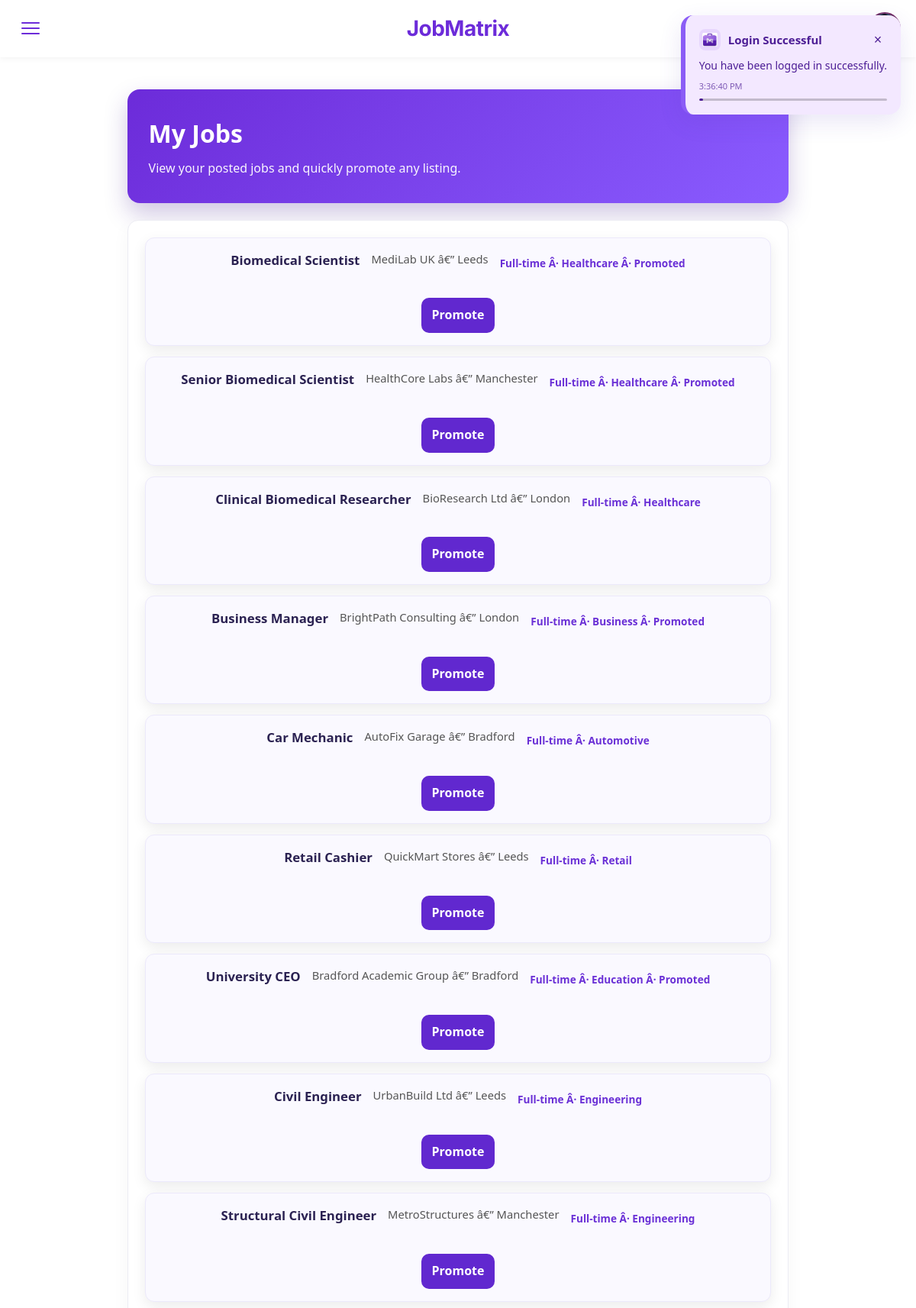
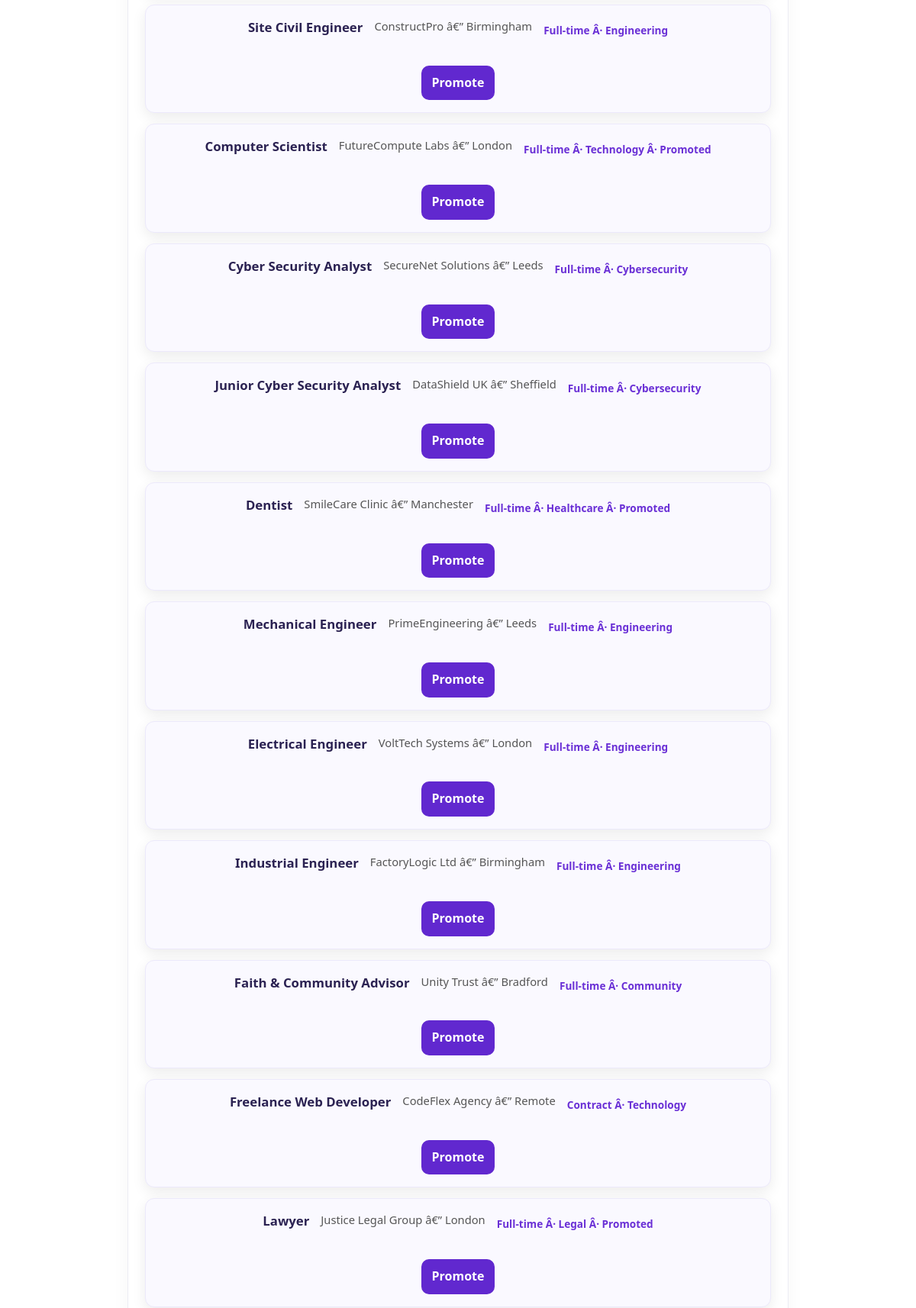
The page /employers/my_jobs.php (signed in, upper part) on the database its author committed (2 pictures, top to bottom).
### tables this page shows
CREATE TABLE `jobs` (
  `id` int(11) NOT NULL,
  `employer_id` int(11) DEFAULT NULL,
  `title` varchar(255) DEFAULT NULL,
  `company` varchar(255) DEFAULT NULL,
  `location` varchar(255) DEFAULT NULL,
  `salary` int(11) DEFAULT NULL,
  `type` varchar(50) DEFAULT NULL,
  `category` varchar(100) DEFAULT NULL,
  `description` text DEFAULT NULL,
  `created_at` timestamp NOT NULL DEFAULT current_timestamp(),
  `is_promoted` tinyint(1) DEFAULT 0,
  `approval_status` enum('pending','approved','rejected') NOT NULL DEFAULT 'pending'
);

### employers/my_jobs.php (the view, shortened to what this page needs)
<?php
include "../includes/header.php";
include "../includes/db.php";
$currentUserId = (int)$_SESSION['user_id'];
$currentUserRole = 'user';
$roleQuery = mysqli_query($conn, "SELECT role FROM users WHERE id = $currentUserId LIMIT 1");
if ($roleQuery && mysqli_num_rows($roleQuery) > 0) {
    $roleRow = mysqli_fetch_assoc($roleQuery);
    $currentUserRole = $roleRow['role'] ?? 'user';
}
$jobs = [];
if ($currentUserRole === 'admin') {
    $jobResult = $conn->query("
        SELECT id, title, company, location, type, category, is_promoted, created_at
        FROM jobs
        ORDER BY created_at DESC
    ");
}
if ($jobResult) {
    while ($row = $jobResult->fetch_assoc()) {
        $jobs[] = $row;
    }
}
?>
<div class="my-jobs-page">
    <section class="my-jobs-hero">
        <h1>My Jobs</h1>
        <p>View your posted jobs and quickly promote any listing.</p>
    </section>
    <section class="jobs-panel">
        <?php if (empty($jobs)): ?>
            <p class="empty-state">No jobs found.</p>
        <?php else: ?>
            <div class="jobs-grid">
                <?php foreach ($jobs as $job): ?>
                    <div class="job-card">
                        <div class="job-meta">
                            <h3><?php echo htmlspecialchars($job['title']); ?></h3>
                            <p>
                                <?php echo htmlspecialchars($job['company']); ?> â€”
                                <?php echo htmlspecialchars($job['location']); ?>
                            </p>
                            <div class="job-tags">
                                <?php echo htmlspecialchars($job['type']); ?> Â·
                                <?php echo htmlspecialchars($job['category']); ?>
                                <?php if ((int)$job['is_promoted'] === 1): ?>
                                    Â· Promoted
                                <?php endif; ?>
                            </div>
                        </div>
                        <div class="job-actions">
                            <a class="btn-promote" href="/Job_Portal/employers/promote.php?job_id=<?php echo (int)$job['id']; ?>">Promote</a>
                        </div>
                    </div>
                <?php endforeach; ?>
            </div>
        <?php endif; ?>
    </section>
</div>

### assets/css/style.css (style rules this page uses)
* { -ms-overflow-style: none; scrollbar-width: none; }
:root { --color-dark: #333333; --color-neutral-300: #f5f5f5; --color-neutral-800: #2a2a2a; --color-primary: #6c2bd9; --color-primary-dark: #5320a8; --menu-padding: 2rem; --transition-speed: 0.3s; --transition-ease: ease; --border-radius: 12px; --font-scale: 1; --background-color: #ffffff; --text-color: #333333; }
body { font-family: 'Segoe UI', Tahoma, Geneva, Verdana, sans-serif; font-size: calc(16px * var(--font-scale)); background: var(--background-color); color: var(--text-color); line-height: 1.6; min-height: 100vh; display: flex; flex-direction: column; }
.job-card { background: #fff; border-radius: 12px; padding: 25px 20px; box-shadow: 0 6px 18px rgba(0, 0, 0, 0.08); transition: all 0.3s ease; display: flex; flex-direction: column; justify-content: space-between; position: relative; }
.job-card h3 { font-size: 1.25rem; margin-bottom: 8px; color: #222; }
.job-meta { display: flex; gap: 15px; font-size: 0.85rem; color: #777; margin-bottom: 18px; }

### employers/my_jobs.php (style rules this page uses)
.my-jobs-page { max-width: 1180px; margin: 42px auto 80px; padding: 0 16px; }
.my-jobs-hero { background: linear-gradient(135deg, #6c2bd9, #8a5cff); border-radius: 16px; color: #fff; padding: 32px 28px; margin-bottom: 22px; box-shadow: 0 14px 30px rgba(69, 31, 145, 0.25); }
.my-jobs-hero h1 { margin: 0 0 8px; font-size: 2rem; }
.my-jobs-hero p { margin: 0; opacity: 0.95; max-width: 820px; }
.jobs-panel { background: #fff; border: 1px solid #ececf3; border-radius: 14px; padding: 22px; box-shadow: 0 8px 24px rgba(20, 20, 40, 0.04); }
.jobs-grid { display: grid; gap: 14px; }
.job-card { border: 1px solid #ece9fb; background: #faf9ff; border-radius: 12px; padding: 16px; display: flex; justify-content: space-between; gap: 12px; align-items: center; flex-wrap: wrap; }
.job-meta h3 { margin: 0 0 6px; color: #2b2252; font-size: 1.05rem; }
.job-meta p { margin: 0; color: #555; font-size: 0.92rem; }
.job-tags { margin-top: 6px; font-size: 0.85rem; color: #6a30d6; font-weight: 600; }
.job-actions { display: flex; align-items: center; gap: 8px; }
.btn-promote { text-decoration: none; border: none; background: #6128cf; color: #fff; border-radius: 10px; padding: 10px 14px; font-weight: 700; cursor: pointer; transition: background 0.2s ease, transform 0.15s ease; display: inline-block; }

### rows shown on the page
jobs: title "Biomedical Scientist", company "MediLab UK", location "Leeds", type "Full-time", category "Healthcare", is_promoted "Â· Promoted"
jobs: title "Senior Biomedical Scientist", company "HealthCore Labs", location "Manchester", type "Full-time", category "Healthcare", is_promoted "Â· Promoted"
jobs: title "Clinical Biomedical Researcher", company "BioResearch Ltd", location "London", type "Full-time", category "Healthcare"
jobs: title "Business Manager", company "BrightPath Consulting", location "London", type "Full-time", category "Business", is_promoted "Â· Promoted"
jobs: title "Car Mechanic", company "AutoFix Garage", location "Bradford", type "Full-time", category "Automotive"
jobs: title "Retail Cashier", company "QuickMart Stores", location "Leeds", type "Full-time", category "Retail"
jobs: title "University CEO", company "Bradford Academic Group", location "Bradford", type "Full-time", category "Education", is_promoted "Â· Promoted"
jobs: title "Civil Engineer", company "UrbanBuild Ltd", location "Leeds", type "Full-time", category "Engineering"
jobs: title "Structural Civil Engineer", company "MetroStructures", location "Manchester", type "Full-time", category "Engineering"
jobs: title "Site Civil Engineer", company "ConstructPro", location "Birmingham", type "Full-time", category "Engineering"
jobs: title "Computer Scientist", company "FutureCompute Labs", location "London", type "Full-time", category "Technology", is_promoted "Â· Promoted"
jobs: title "Cyber Security Analyst", company "SecureNet Solutions", location "Leeds", type "Full-time", category "Cybersecurity"
jobs: title "Junior Cyber Security Analyst", company "DataShield UK", location "Sheffield", type "Full-time", category "Cybersecurity"
jobs: title "Dentist", company "SmileCare Clinic", location "Manchester", type "Full-time", category "Healthcare", is_promoted "Â· Promoted"
jobs: title "Mechanical Engineer", company "PrimeEngineering", location "Leeds", type "Full-time", category "Engineering"
jobs: title "Electrical Engineer", company "VoltTech Systems", location "London", type "Full-time", category "Engineering"
jobs: title "Industrial Engineer", company "FactoryLogic Ltd", location "Birmingham", type "Full-time", category "Engineering"
jobs: title "Faith & Community Advisor", company "Unity Trust", location "Bradford", type "Full-time", category "Community"
jobs: title "Freelance Web Developer", company "CodeFlex Agency", location "Remote", type "Contract", category "Technology"
jobs: title "Lawyer", company "Justice Legal Group", location "London", type "Full-time", category "Legal", is_promoted "Â· Promoted"
